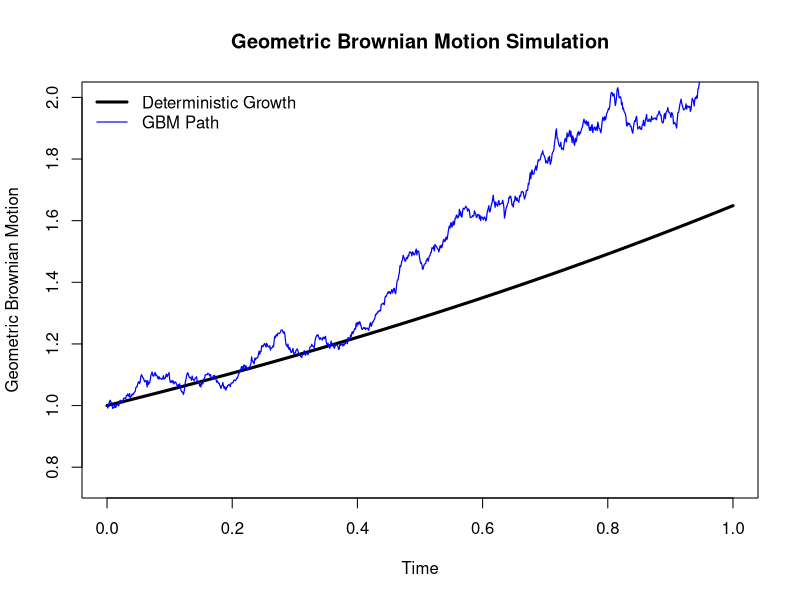

Write the R code that produced this figure.
N <- 1000
t <- 0:N
dt <- 1 / N

sigma <- 0.2
mu <- 0.5

# Brownian increments
Z <- rnorm(N, mean = 0, sd = sqrt(dt))

# Brownian motion path
B <- c(0, cumsum(Z))

# Deterministic growth path
deterministic_path <- exp(mu * t * dt)

# Geometric Brownian motion path
gbm_path <- exp(
  sigma * B + 
    mu * t * dt - 
    0.5 * sigma^2 * t * dt
)

# Plot deterministic path
plot(
  t * dt,
  deterministic_path,
  xlab = "Time",
  ylab = "Geometric Brownian Motion",
  type = "l",
  ylim = c(0.75, 2),
  col = "black",
  lwd = 3,
  main = "Geometric Brownian Motion Simulation"
)

# Add GBM path
lines(
  t * dt,
  gbm_path,
  col = "blue",
  lwd = 1.2,
  xaxs = "i",
  yaxs = "i"
)

legend(
  "topleft",
  legend = c("Deterministic Growth", "GBM Path"),
  col = c("black", "blue"),
  lwd = c(3, 1.2),
  bty = "n"
)
